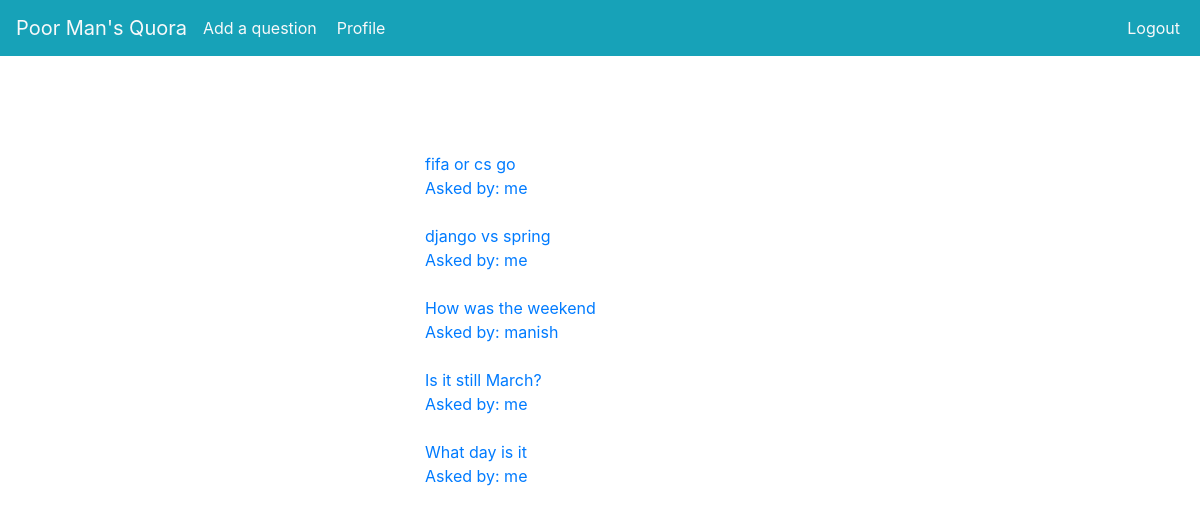
The app's page / (signed in) with its own data.
### dashboard/models.py (models this page shows)
class TimeStampMixin(models.Model):
    created_at = models.DateTimeField(auto_now_add=True)
    updated_at = models.DateTimeField(auto_now=True)
    class Meta:
        abstract = True

class Question(TimeStampMixin):
    user = models.ForeignKey(User, on_delete=models.CASCADE)
    question_text = models.CharField(max_length=500)

### dashboard/views.py (the view)
# urls.py: path('', views.index, name='index'),
def index(request):
    questions = Question.objects.all()
    return render(request, "dashboard/dashboard.html", {"questions": questions})

### templates/dashboard/dashboard.html
{% extends 'dashboard/base.html' %}
{% block content %}
        <br>
    <br>
    <br>
<div class="container">
  <div class="row">
    <div class="col">
    </div>
    <div class="col">
    <br>
    <div >
        {% for question in questions %}
            <a href="/{{question.id}}">
                {{question.question_text}}
                <br>
                {% if request.user == question.user %}
                        Asked by: me
                {% else %}
                        Asked by: {{ question.user }}
                {% endif %}
            </a>
        <br>
        <br>
        {% endfor %}
    </div>
    </div>
    <div class="col">
    </div>
  </div>
</div>
{% endblock %}

### records on screen
Question: question_text "fifa or cs go", shows "Asked by: me"
Question: question_text "django vs spring", shows "Asked by: me"
Question: question_text "How was the weekend", user "manish"
Question: question_text "Is it still March?", shows "Asked by: me"
Question: question_text "What day is it", shows "Asked by: me"
